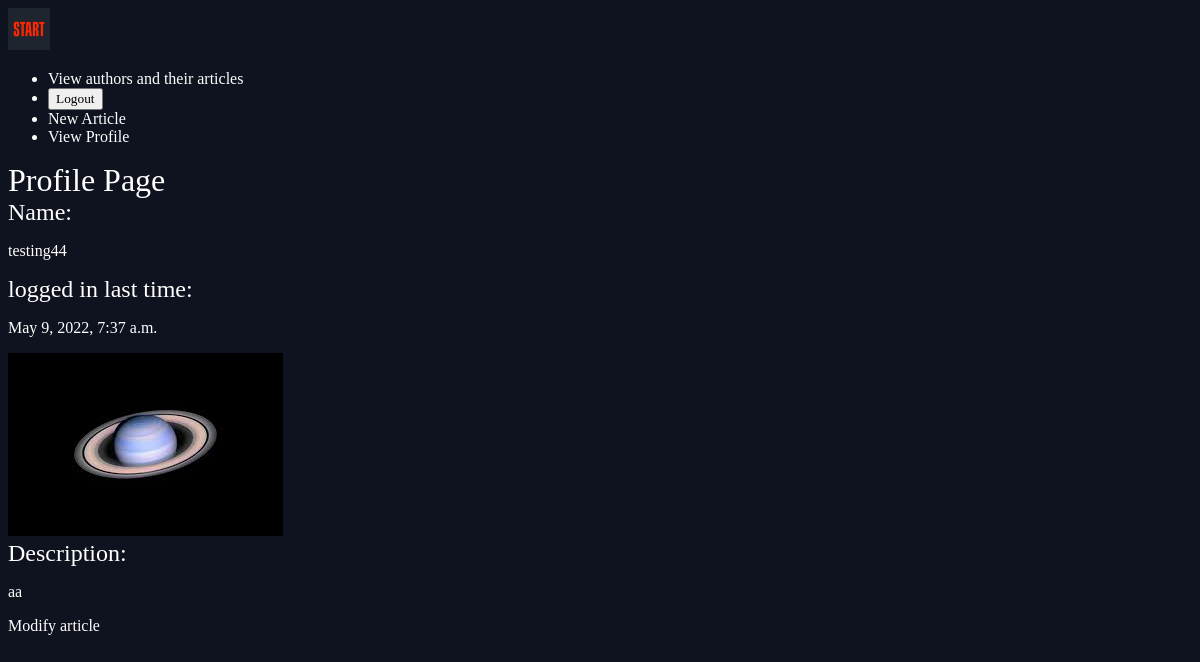
The page /accounts/profile/ (signed in) on the database as committed earlier.
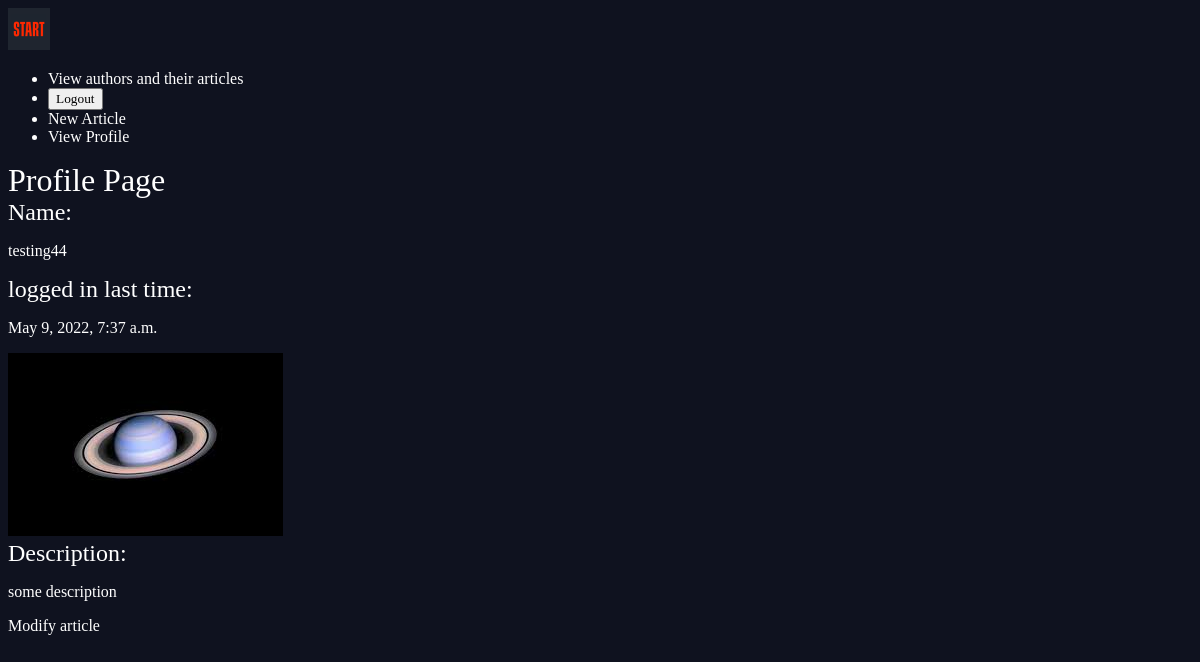
The same page on the database as committed later.
### accounts/models.py (models this page shows, shortened)
class Profile(models.Model):
    name = models.CharField(max_length=100, default=None, null=True)
    description = models.TextField(blank=True)
    profile_pic = models.ImageField(default="profile_default.jpg", blank=True)
    user = models.ForeignKey(User, default=None, on_delete=models.SET_NULL, null=True)

### accounts/views.py (the view)
# urls.py: path(r'profile/', views.profile_view, name= 'profile'),
@login_required(login_url="/accounts/login/")
def profile_view(request):
        User = get_user_model()
        users = User.objects.all()
        profiles = Profile.objects.all()
        return render(request, 'accounts/profile.html', {'users': users, 'profiles': profiles})

### accounts/templates/accounts/profile.html
{% extends 'base_layout.html' %}
{% block content %}
        <h1> Profile Page </h1>
        <div>
        {% for user in users %}
        <div>
            {% if request.user == user %}
            <h2>Name:</h2>
            <p>{{user.username}}</p>
            <h2>logged in last time:</h2>
            <p>{{user.last_login}}</p>
            {% for profile in profiles %}
            {% if request.user.pk == profile.user_id %}
            <img src="{{profile.profile_pic.url}}"/>
            <h2>Description:</h2>
            <p>{{profile.description}}</p>
            {% endif %}
            {% endfor %}
            {% endif %}
            {% endfor %}
        </div>
        <a href="{% url 'accounts:update-profile' %}">Modify article</a>
        </div>
{% endblock %}

### templates/base_layout.html (shortened to what this page needs)
{% load static %}
<!DOCTYPE HTML>
<html>
    <head>
        <link rel="stylesheet" href="{% static 'styles.css' %}">
    </head>
    <body>
        <header class="wrapper">
            <nav>
               <a href="{% url 'articles:list' %}"><img src="{% static 'start-button.png' %}"  style="width:42px;height:42px;"></a>
               <ul>
                    <li><a href="{% url 'articles:authors_articles' %}">View authors and their articles</a></li>
                    {% if user.is_authenticated %}
                    <li>
                        <form class="logout-link" action="{% url 'accounts:logout' %}" method="post">
                            <button type="submit" >Logout</button>
                        </form>
                    </li>
                    <li><a href="{% url 'articles:create' %}" class=" highlight">New Article</a></li>
                    <li><a href="{% url 'accounts:profile' %}" class=" highlight">View Profile</a></li>
                    {% else %}
                    <li><a href="{% url 'accounts:login' %}">Login</a></li>
                    <li><a href="{% url 'accounts:signup' %}">Signup</a></li>
                    {% endif %}
                </ul>
            </nav>
        </header>
        <div class="wrapper">
            {% block content%}
            {% endblock %}
        </div>
    </body>
    </html>

### assets/styles.css (style rules this page uses)
body { background-color: #0f121f; background-image:url(); background-repeat: no-repeat; color: #fff; }
body * { font-family: Ubuntu; }
h1, h2, h3, h4, h5 { font-weight: normal; margin: 0; }
a, a:hover, a:visited { color: #fff; text-decoration: none; }

Rows that differ between the two databases and show on the page:
changed Profile: description "aa" → "some description"
